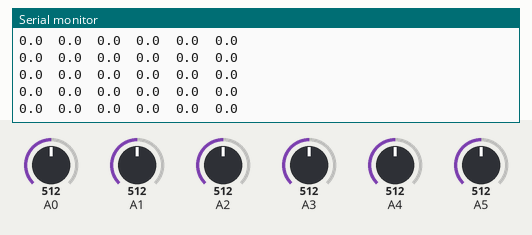
This sketch was run on a simulated Arduino Uno, built with avr-gcc and run on an emulated ATmega328P. Shown: the last lines printed to the serial monitor. The inputs (shaded band) are chosen by the test bench; at power-on: A0 = 512, A1 = 512, A2 = 512, A3 = 512, A4 = 512, A5 = 512.

Above: at 1.2 s.
1.3 s: A0 set to 540
At 2.4 s:
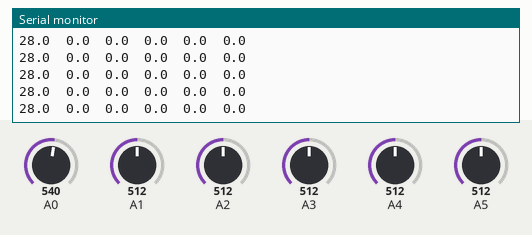
4.3 s: A1 set to 604
At 5.4 s:
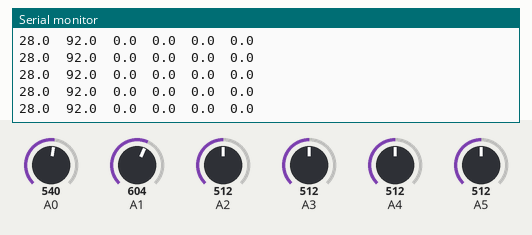
5.8 s: A1 set to 630
At 6.3 s:
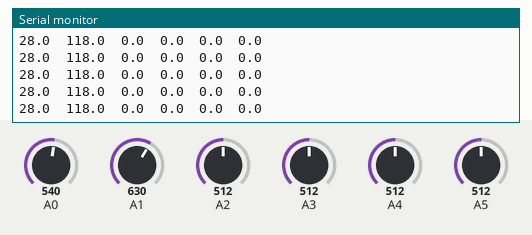
8.8 s: A2 set to 511
At 9.9 s:
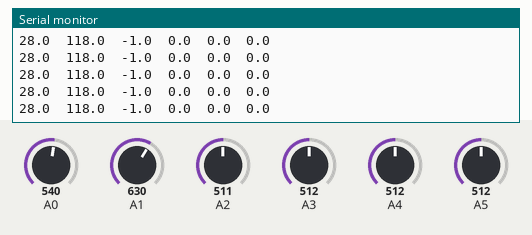
Timing chart, 0 to 11.8 s (numbered marks = the images above; inputs shaded):
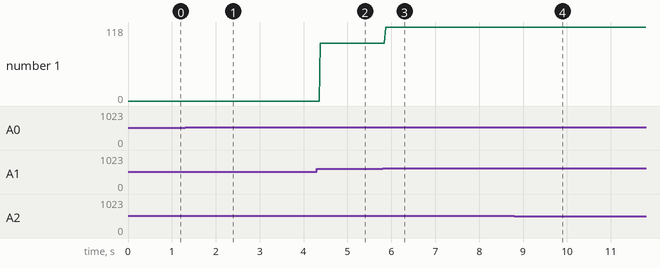

Measured:
- after the input at 1.3 s, the serial monitor: prints a new line after 0.08 s (image 1)
- after the input at 4.3 s, the serial monitor: prints a new line after 0.08 s (image 2)
- after the input at 5.8 s, the serial monitor: prints a new line after 0.07 s (image 3)
- after the input at 8.8 s, the serial monitor: prints a new line after 0.07 s (image 4)
- plotted number 1: 0 → 92 after the input at 4.3 s, 92 → 118 after the input at 5.8 s

The sketch:

test6zero.ino
```cpp
const int SENSORNUM = 6;
int i;
float val[SENSORNUM], zero[SENSORNUM];

void setup() {
	Serial.begin(9600);
	for (i = 0; i < SENSORNUM; i++) {
		zero[i] = analogRead(i);
	}
}

void loop() {
	for (i = 0; i < SENSORNUM; i++) {
		val[i] = (analogRead(i) - zero[i]);
		Serial.print(val[i],1);
		Serial.print("\t");
		if (i == SENSORNUM - 1)
			Serial.print("\n");
	}
}
```
